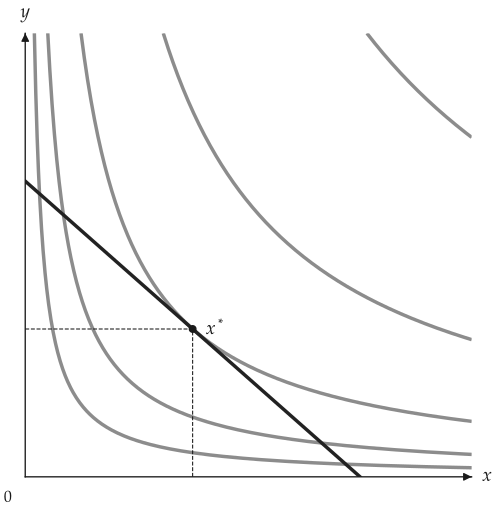

This figure's Python source:
import numpy as np

from utility_viz import Canvas, Config, levels, solve
from utility_viz.models import CustomUtility

Config.load("manual.toml").use()  # the settings behind this manual's figures

# any array function works
model = CustomUtility(func=lambda x, y: np.log(x) + np.log(y), name="log+log")
eq = solve(model, px=2.0, py=3.0, income=30.0)

cvs = Canvas(x_max=20, y_max=15, x_label="$x$", y_label="$y$")
cvs.add_utility(model, levels=levels.around(eq.utility, n=5))
cvs.add_budget(2.0, 3.0, 30.0)
cvs.add_equilibrium(eq)
cvs.save("custom.png")
